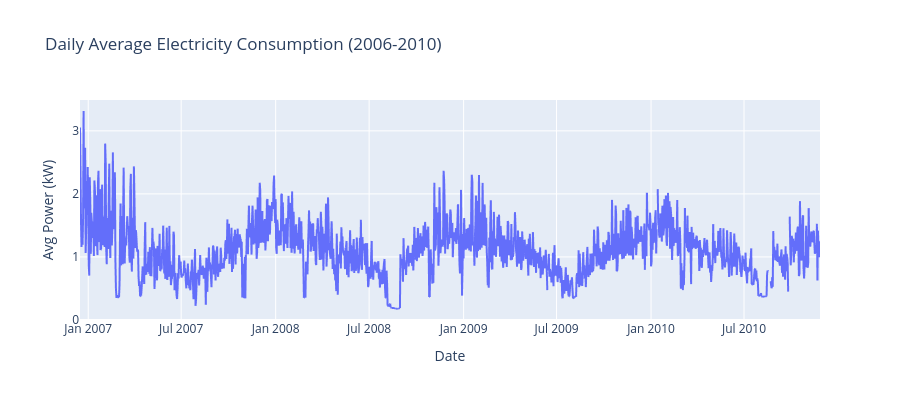

Notebook cell for this chart:
### Code cell
fig = px.line(
    daily,
    x='Date',
    y='Global_active_power',
    title='Daily Average Electricity Consumption (2006-2010)',
    labels={'Date': 'Date', 'Global_active_power': 'Avg Power (kW)'},
)

fig.update_layout(height=400)
fig.show()

### Figure 1 — Plotly figure (JSON) as saved in the notebook; plotly's stock layout.template omitted (floating-point values rounded to 4 significant figures; data arrays with more than 128 entries replaced by an {"elided": "..."} marker saying what was removed)
{"data": [{"hovertemplate": "Date=%{x}<br>Avg Power (kW)=%{y}<extra></extra>", "legendgroup": "", "line": {"color": "#636efa", "dash": "solid"}, "marker": {"symbol": "circle"}, "mode": "lines", "name": "", "showlegend": false, "type": "scattergl", "x": {"elided": "1442 str values"}, "xaxis": "x", "y": {"elided": "1442 float values"}, "yaxis": "y"}], "layout": {"height": 400, "legend": {"tracegroupgap": 0}, "title": {"text": "Daily Average Electricity Consumption (2006-2010)"}, "xaxis": {"anchor": "y", "domain": [0, 1], "title": {"text": "Date"}}, "yaxis": {"anchor": "x", "domain": [0, 1], "title": {"text": "Avg Power (kW)"}}}}
